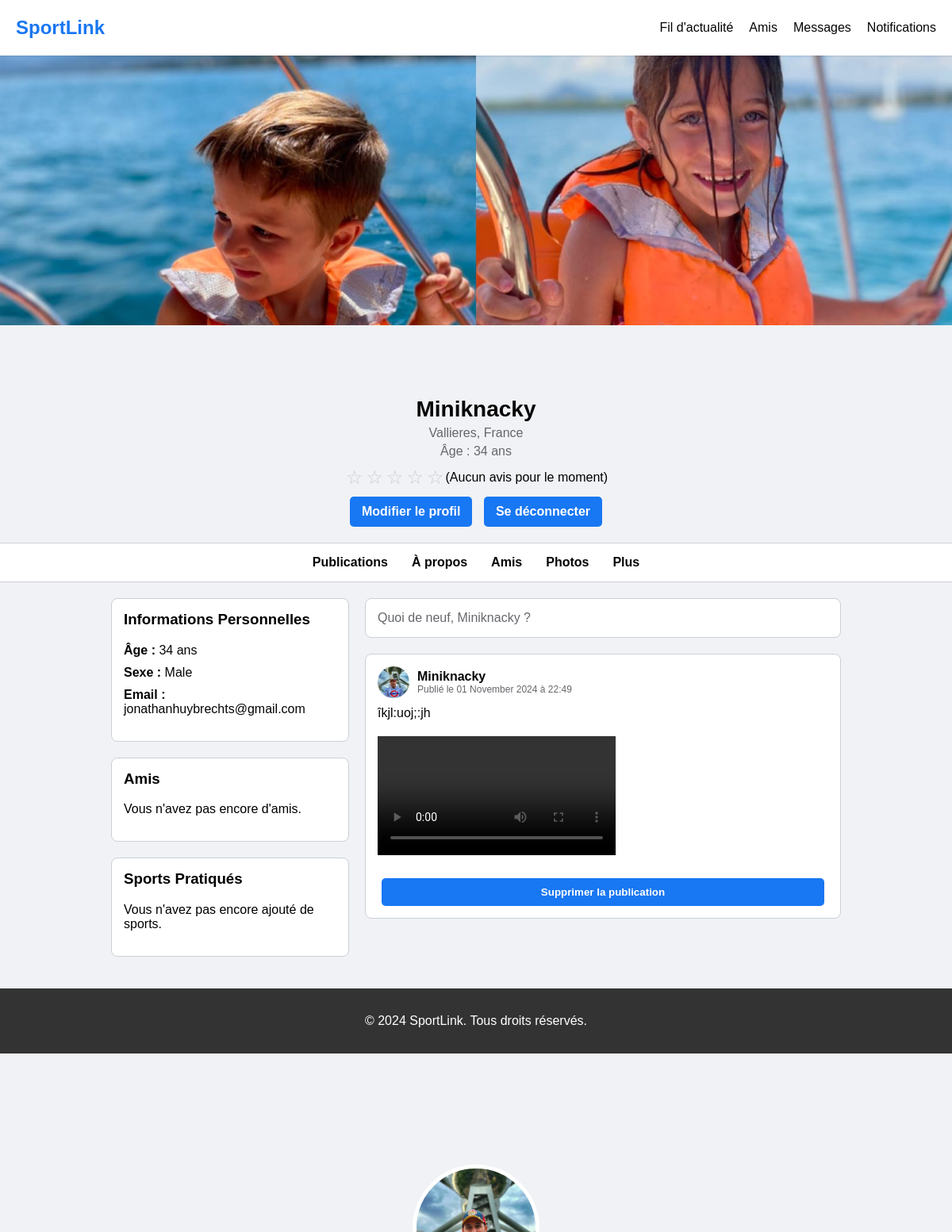
The app's page /profile (signed in) with its own data.
### app/models.py (models this page shows, shortened)
class User(db.Model, UserMixin):
    id = db.Column(db.Integer, primary_key=True)
    username = db.Column(
        db.String(64),
        index=True,
        unique=True,
        nullable=False)
    email = db.Column(db.String(120), index=True, unique=True, nullable=False)
    password_hash = db.Column(db.String(128), nullable=False)
    profile_image = db.Column(db.String(255), nullable=True)
    cover_image = db.Column(db.String(255), nullable=True)
    country = db.Column(db.String(100), nullable=True)
    city = db.Column(db.String(100), nullable=True)
    address = db.Column(db.String(200), nullable=True)
    postal_code = db.Column(db.String(20), nullable=True)
    sex = db.Column(db.String(10), nullable=True)
    birth_date = db.Column(db.Date, nullable=True)
    phone = db.Column(db.String(20), nullable=True)
    display_phone = db.Column(db.Boolean, default=False)
    display_email = db.Column(db.Boolean, default=False)
    pending_email = db.Column(db.String(120), nullable=True)
    created_at = db.Column(db.DateTime, default=datetime.utcnow)
    profile_completed = db.Column(db.Boolean, default=False)
    email_confirmed = db.Column(db.Boolean, default=False)
    sports = db.relationship('Sport', secondary=user_sports, backref='users')
    posts = db.relationship('Post', backref='author', lazy='dynamic')
    ratings_received = db.relationship('Rating', foreign_keys='Rating.rated_id', backref='rated_user', lazy='dynamic')
    ratings_given = db.relationship('Rating', foreign_keys='Rating.rater_id', backref='rater_user', lazy='dynamic')
    @property
    def age(self):
        if self.birth_date:
            today = date.today()
            return today.year - self.birth_date.year - (
                (today.month, today.day) < (self.birth_date.month, self.birth_date.day)
            )
        else:
            return None
    @property
    def average_rating(self):
        total_ratings = self.ratings_received.count()
        if total_ratings > 0:
            sum_ratings = sum([rating.rating for rating in self.ratings_received])
            return round(sum_ratings / total_ratings, 1)
        else:
            return None

class Post(db.Model):
    id = db.Column(db.Integer, primary_key=True)
    user_id = db.Column(db.Integer, db.ForeignKey('user.id'), nullable=False)
    content_type = db.Column(db.String(20), nullable=False)  # 'free' or 'sport'
    title = db.Column(db.String(255), nullable=True)
    subtitle = db.Column(db.String(255), nullable=True)
    content = db.Column(db.Text, nullable=False)
    image = db.Column(db.String(255), nullable=True)
    video = db.Column(db.String(255), nullable=True)
    music = db.Column(db.String(255), nullable=True)
    created_at = db.Column(db.DateTime, default=datetime.utcnow)

### app/routes.py (the view)
@bp.route('/profile', methods=['GET'])
@login_required
def profile():
    user = User.query.get(current_user.id)
    if not user:
        flash("Utilisateur non trouvé.", "danger")
        return redirect(url_for('main.index'))
    average_rating = user.average_rating
    total_ratings = user.ratings_received.count()
    posts = user.posts.order_by(Post.created_at.desc()).all()
    return render_template(
        'profile.html',
        user=user,
        average_rating=average_rating,
        total_ratings=total_ratings,
        posts=posts
    )

### app/templates/profile.html (shortened to what this page needs)
<!DOCTYPE html>
<html lang="fr">
<head>
    <link rel="stylesheet" href="{{ url_for('static', filename='style.css') }}">
</head>
<body>
    <div class="header">
        <div class="nav">
            <div class="logo">SportLink</div>
            <ul class="menu">
                <li><a href="{{ url_for('main.news_feed') }}">Fil d'actualité</a></li>
                <li><a href="#">Amis</a></li>
                <li><a href="#">Messages</a></li>
                <li><a href="#">Notifications</a></li>
            </ul>
        </div>
    </div>
    <div class="profile-cover" style="background-image: url('{{ url_for('main.uploaded_file', filename=user.cover_image) }}');"></div>
    <div class="profile-picture" style="background-image: url('{{ url_for('main.uploaded_file', filename=user.profile_image) }}');"></div>
    <div class="profile-info">
        <h1>{{ user.username }}</h1>
        <p>{{ user.city }}, {{ user.country }}</p>
        {% if user.age %}
        <p>Âge : {{ user.age }} ans</p>
        {% endif %}
        <div class="rating">
            {% for i in range(1, 6) %}
                {% if average_rating and i <= average_rating %}
                    <span class="star filled">&#9733;</span>
                {% else %}
                    <span class="star">&#9734;</span>
                {% endif %}
            {% endfor %}
            {% if total_ratings %}
                <span>({{ total_ratings }} avis)</span>
            {% else %}
                <span>(Aucun avis pour le moment)</span>
            {% endif %}
        </div>
        <a href="{{ url_for('main.edit_profile') }}" class="btn">Modifier le profil</a>
        <a href="{{ url_for('main.logout') }}" class="btn">Se déconnecter</a>
    </div>
    <div class="profile-nav">
        <ul>
            <li><a href="#">Publications</a></li>
            <li><a href="#">À propos</a></li>
            <li><a href="#">Amis</a></li>
            <li><a href="#">Photos</a></li>
            <li><a href="#">Plus</a></li>
        </ul>
    </div>
    <div class="main-content">
        <div class="left-column">
            <div class="card">
                <h3>Informations Personnelles</h3>
                <ul>
                    {% if user.age %}
                    <li><strong>Âge :</strong> {{ user.age }} ans</li>
                    {% endif %}
                    <li><strong>Sexe :</strong> {{ user.sex }}</li>
                    <li><strong>Email :</strong> {{ user.email }}</li>
                </ul>
            </div>
            <div class="card">
                <h3>Amis</h3>
                <p>Vous n'avez pas encore d'amis.</p>
            </div>
            <div class="card">
                <h3>Sports Pratiqués</h3>
                {% if user.sports %}
                <ul>
                    {% for sport in user.sports %}
                    <li>{{ sport.name }}</li>
                    {% endfor %}
                </ul>
                {% else %}
                <p>Vous n'avez pas encore ajouté de sports.</p>
                {% endif %}
            </div>
        </div>
        <div class="center-column">
            <div class="create-post" onclick="openCreatePostModal()">
                <p>Quoi de neuf, {{ user.username }} ?</p>
            </div>
            {% for post in posts %}
            <div class="post">
                <div class="post-header">
                    <img src="{{ url_for('main.uploaded_file', filename=user.profile_image) }}" alt="Photo de profil">
                    <div>
                        <div class="post-author">{{ user.username }}</div>
                        <div class="post-timestamp">Publié le {{ post.created_at.strftime('%d %B %Y à %H:%M') }}</div>
                    </div>
                </div>
                <div class="post-content">
                    <p>{{ post.content }}</p>
                    {% if post.video %}
                    <video controls style="max-width: 100%; height: auto;">
                        <source src="{{ url_for('main.uploaded_file', filename=post.video) }}" type="video/mp4">
                    </video>
                    {% endif %}
                </div>
                <form action="{{ url_for('main.delete_post', post_id=post.id) }}" method="POST" style="margin-top: 10px;">
                    <button type="submit" class="btn">Supprimer la publication</button>
                </form>
            </div>
            {% else %}
            <p>Aucune publication à afficher.</p>
            {% endfor %}
        </div>
    </div>
    <footer>
        <p>&copy; 2024 SportLink. Tous droits réservés.</p>
    </footer>
</body>
</html>

### app/static/style.css (style rules this page uses)
body { margin: 0; font-family: Arial, sans-serif; background-color: #f0f2f5; }
.header { position: fixed; top: 0; width: 100%; background-color: #fff; box-shadow: 0 1px 2px rgba(0,0,0,0.1); z-index: 1000; }
.header .nav { display: flex; align-items: center; padding: 10px 20px; }
.header .nav .logo { font-size: 24px; font-weight: bold; color: #1877f2; margin-right: auto; }
.header .nav .menu { list-style: none; display: flex; gap: 20px; }
.header .nav .menu li { display: inline; }
.header .nav .menu a { text-decoration: none; color: #050505; font-weight: 500; }
.profile-cover { position: relative; width: 100%; height: 350px; background-size: cover; background-position: center; margin-top: 60px; }
.profile-picture { position: absolute; bottom: -75px; left: 50%; transform: translateX(-50%); border: 5px solid #fff; border-radius: 50%; width: 150px; height: 150px; background-size: cover; background-position: center; }
.profile-info { text-align: center; margin-top: 90px; }
.profile-info h1 { margin: 0; font-size: 28px; color: #050505; }
.profile-info p { color: #65676b; margin: 5px 0; }
.rating { display: flex; justify-content: center; align-items: center; margin-top: 10px; }
.star { font-size: 24px; color: #ccc; margin: 0 2px; }
.btn { display: inline-block; padding: 10px 15px; background-color: #1877f2; color: #fff; text-decoration: none; border-radius: 5px; font-weight: bold; margin: 10px 5px 0 5px; }
.profile-nav { display: flex; justify-content: center; border-top: 1px solid #ccd0d5; border-bottom: 1px solid #ccd0d5; background-color: #fff; margin-top: 20px; }
.profile-nav ul { list-style: none; display: flex; gap: 30px; padding: 0; margin: 0; }
.profile-nav ul li { padding: 15px 0; }
.profile-nav ul li a { text-decoration: none; color: #050505; font-weight: 600; }
.main-content { display: flex; justify-content: center; gap: 20px; padding: 20px; }
.left-column { flex: 1; max-width: 300px; }
.left-column .card { background-color: #fff; border: 1px solid #ccd0d5; border-radius: 8px; padding: 15px; margin-bottom: 20px; }
.left-column .card h3 { margin-top: 0; }
.left-column .card ul { list-style: none; padding: 0; }
.left-column .card ul li { margin-bottom: 10px; color: #050505; }
.center-column { flex: 2; max-width: 600px; }
.center-column .create-post { background-color: #fff; border: 1px solid #ccd0d5; border-radius: 8px; padding: 15px; margin-bottom: 20px; cursor: pointer; }
.center-column .create-post p { margin: 0; color: #65676b; }
.center-column .post { background-color: #fff; border: 1px solid #ccd0d5; border-radius: 8px; padding: 15px; margin-bottom: 20px; }
.center-column .post .post-header { display: flex; align-items: center; margin-bottom: 10px; }
.center-column .post .post-header img { border-radius: 50%; width: 40px; height: 40px; margin-right: 10px; }
.center-column .post .post-author { font-weight: bold; color: #050505; }
.center-column .post .post-timestamp { color: #65676b; font-size: 12px; }
.center-column .post .post-content img, .center-column .post .post-content video, .center-column .post .post-content audio { max-width: 100%; height: auto; margin-top: 10px; }
.center-column .post .post-content p { margin: 10px 0; color: #050505; }
footer { background-color: #333; color: white; text-align: center; padding: 1em; }
form { display: flex; flex-direction: column; }
form button[type="submit"] { margin-top: 15px; padding: 10px 15px; background-color: #1877f2; color: #fff; border: none; border-radius: 5px; cursor: pointer; }

### records on screen
User: cover_image (picture), profile_image (picture), username "Miniknacky", city "Vallieres", country "France", age "34", sex "Male", email "jonathanhuybrechts@gmail.com"
Post: profile_image (picture), created_at "01 November 2024 à 22:49", content "îkjl:uoj;:jh"
